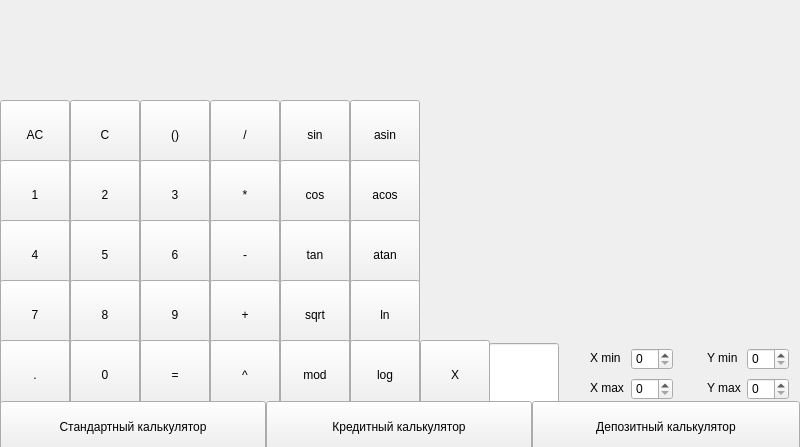
<?xml version="1.0" encoding="UTF-8"?>
<ui version="4.0">
 <class>MainWindow</class>
 <widget class="QMainWindow" name="MainWindow">
  <property name="geometry">
   <rect>
    <x>0</x>
    <y>0</y>
    <width>800</width>
    <height>447</height>
   </rect>
  </property>
  <property name="windowTitle">
   <string>MainWindow</string>
  </property>
  <widget class="QWidget" name="centralwidget">
   <widget class="QLabel" name="result_show">
    <property name="geometry">
     <rect>
      <x>0</x>
      <y>0</y>
      <width>421</width>
      <height>101</height>
     </rect>
    </property>
    <property name="font">
     <font>
      <pointsize>21</pointsize>
     </font>
    </property>
    <property name="text">
     <string/>
    </property>
    <property name="alignment">
     <set>Qt::AlignRight|Qt::AlignTrailing|Qt::AlignVCenter</set>
    </property>
    <property name="margin">
     <number>7</number>
    </property>
   </widget>
   <widget class="QPushButton" name="pushButton_clear">
    <property name="geometry">
     <rect>
      <x>0</x>
      <y>100</y>
      <width>70</width>
      <height>70</height>
     </rect>
    </property>
    <property name="text">
     <string>AC</string>
    </property>
   </widget>
   <widget class="QPushButton" name="pushButton_uno">
    <property name="geometry">
     <rect>
      <x>70</x>
      <y>100</y>
      <width>70</width>
      <height>70</height>
     </rect>
    </property>
    <property name="text">
     <string>C</string>
    </property>
   </widget>
   <widget class="QPushButton" name="pushButton_brackets">
    <property name="geometry">
     <rect>
      <x>140</x>
      <y>100</y>
      <width>70</width>
      <height>70</height>
     </rect>
    </property>
    <property name="text">
     <string>()</string>
    </property>
   </widget>
   <widget class="QPushButton" name="pushButton_div">
    <property name="geometry">
     <rect>
      <x>210</x>
      <y>100</y>
      <width>70</width>
      <height>70</height>
     </rect>
    </property>
    <property name="text">
     <string>/</string>
    </property>
   </widget>
   <widget class="QPushButton" name="pushButton_sin">
    <property name="geometry">
     <rect>
      <x>280</x>
      <y>100</y>
      <width>70</width>
      <height>70</height>
     </rect>
    </property>
    <property name="text">
     <string>sin</string>
    </property>
   </widget>
   <widget class="QPushButton" name="pushButton_asin">
    <property name="geometry">
     <rect>
      <x>350</x>
      <y>100</y>
      <width>70</width>
      <height>70</height>
     </rect>
    </property>
    <property name="text">
     <string>asin</string>
    </property>
   </widget>
   <widget class="QPushButton" name="pushButton_acos">
    <property name="geometry">
     <rect>
      <x>350</x>
      <y>160</y>
      <width>70</width>
      <height>70</height>
     </rect>
    </property>
    <property name="text">
     <string>acos</string>
    </property>
   </widget>
   <widget class="QPushButton" name="pushButton_3">
    <property name="geometry">
     <rect>
      <x>140</x>
      <y>160</y>
      <width>70</width>
      <height>70</height>
     </rect>
    </property>
    <property name="text">
     <string>3</string>
    </property>
   </widget>
   <widget class="QPushButton" name="pushButton_2">
    <property name="geometry">
     <rect>
      <x>70</x>
      <y>160</y>
      <width>70</width>
      <height>70</height>
     </rect>
    </property>
    <property name="text">
     <string>2</string>
    </property>
   </widget>
   <widget class="QPushButton" name="pushButton_mul">
    <property name="geometry">
     <rect>
      <x>210</x>
      <y>160</y>
      <width>70</width>
      <height>70</height>
     </rect>
    </property>
    <property name="text">
     <string>*</string>
    </property>
   </widget>
   <widget class="QPushButton" name="pushButton_1">
    <property name="geometry">
     <rect>
      <x>0</x>
      <y>160</y>
      <width>70</width>
      <height>70</height>
     </rect>
    </property>
    <property name="text">
     <string>1</string>
    </property>
   </widget>
   <widget class="QPushButton" name="pushButton_cos">
    <property name="geometry">
     <rect>
      <x>280</x>
      <y>160</y>
      <width>70</width>
      <height>70</height>
     </rect>
    </property>
    <property name="text">
     <string>cos</string>
    </property>
   </widget>
   <widget class="QPushButton" name="pushButton_atan">
    <property name="geometry">
     <rect>
      <x>350</x>
      <y>220</y>
      <width>70</width>
      <height>70</height>
     </rect>
    </property>
    <property name="text">
     <string>atan</string>
    </property>
   </widget>
   <widget class="QPushButton" name="pushButton_6">
    <property name="geometry">
     <rect>
      <x>140</x>
      <y>220</y>
      <width>70</width>
      <height>70</height>
     </rect>
    </property>
    <property name="text">
     <string>6</string>
    </property>
   </widget>
   <widget class="QPushButton" name="pushButton_5">
    <property name="geometry">
     <rect>
      <x>70</x>
      <y>220</y>
      <width>70</width>
      <height>70</height>
     </rect>
    </property>
    <property name="text">
     <string>5</string>
    </property>
   </widget>
   <widget class="QPushButton" name="pushButton_minus">
    <property name="geometry">
     <rect>
      <x>210</x>
      <y>220</y>
      <width>70</width>
      <height>70</height>
     </rect>
    </property>
    <property name="text">
     <string>-</string>
    </property>
   </widget>
   <widget class="QPushButton" name="pushButton_4">
    <property name="geometry">
     <rect>
      <x>0</x>
      <y>220</y>
      <width>70</width>
      <height>70</height>
     </rect>
    </property>
    <property name="text">
     <string>4</string>
    </property>
   </widget>
   <widget class="QPushButton" name="pushButton_tan">
    <property name="geometry">
     <rect>
      <x>280</x>
      <y>220</y>
      <width>70</width>
      <height>70</height>
     </rect>
    </property>
    <property name="text">
     <string>tan</string>
    </property>
   </widget>
   <widget class="QPushButton" name="pushButton_ln">
    <property name="geometry">
     <rect>
      <x>350</x>
      <y>280</y>
      <width>70</width>
      <height>70</height>
     </rect>
    </property>
    <property name="text">
     <string>ln</string>
    </property>
   </widget>
   <widget class="QPushButton" name="pushButton_9">
    <property name="geometry">
     <rect>
      <x>140</x>
      <y>280</y>
      <width>70</width>
      <height>70</height>
     </rect>
    </property>
    <property name="text">
     <string>9</string>
    </property>
   </widget>
   <widget class="QPushButton" name="pushButton_8">
    <property name="geometry">
     <rect>
      <x>70</x>
      <y>280</y>
      <width>70</width>
      <height>70</height>
     </rect>
    </property>
    <property name="text">
     <string>8</string>
    </property>
   </widget>
   <widget class="QPushButton" name="pushButton_plus">
    <property name="geometry">
     <rect>
      <x>210</x>
      <y>280</y>
      <width>70</width>
      <height>70</height>
     </rect>
    </property>
    <property name="text">
     <string>+</string>
    </property>
   </widget>
   <widget class="QPushButton" name="pushButton_7">
    <property name="geometry">
     <rect>
      <x>0</x>
      <y>280</y>
      <width>70</width>
      <height>70</height>
     </rect>
    </property>
    <property name="text">
     <string>7</string>
    </property>
   </widget>
   <widget class="QPushButton" name="pushButton_sqrt">
    <property name="geometry">
     <rect>
      <x>280</x>
      <y>280</y>
      <width>70</width>
      <height>70</height>
     </rect>
    </property>
    <property name="text">
     <string>sqrt</string>
    </property>
   </widget>
   <widget class="QPushButton" name="pushButton_log">
    <property name="geometry">
     <rect>
      <x>350</x>
      <y>340</y>
      <width>70</width>
      <height>70</height>
     </rect>
    </property>
    <property name="text">
     <string>log</string>
    </property>
   </widget>
   <widget class="QPushButton" name="pushButton_equal">
    <property name="geometry">
     <rect>
      <x>140</x>
      <y>340</y>
      <width>70</width>
      <height>70</height>
     </rect>
    </property>
    <property name="text">
     <string>=</string>
    </property>
   </widget>
   <widget class="QPushButton" name="pushButton_0">
    <property name="geometry">
     <rect>
      <x>70</x>
      <y>340</y>
      <width>70</width>
      <height>70</height>
     </rect>
    </property>
    <property name="text">
     <string>0</string>
    </property>
   </widget>
   <widget class="QPushButton" name="pushButton_pow">
    <property name="geometry">
     <rect>
      <x>210</x>
      <y>340</y>
      <width>70</width>
      <height>70</height>
     </rect>
    </property>
    <property name="text">
     <string>^</string>
    </property>
   </widget>
   <widget class="QPushButton" name="pushButton_dot">
    <property name="geometry">
     <rect>
      <x>0</x>
      <y>340</y>
      <width>70</width>
      <height>70</height>
     </rect>
    </property>
    <property name="text">
     <string>.</string>
    </property>
   </widget>
   <widget class="QPushButton" name="pushButton_mod">
    <property name="geometry">
     <rect>
      <x>280</x>
      <y>340</y>
      <width>70</width>
      <height>70</height>
     </rect>
    </property>
    <property name="text">
     <string>mod</string>
    </property>
   </widget>
   <widget class="QCustomPlot" name="widget" native="true">
    <property name="geometry">
     <rect>
      <x>420</x>
      <y>2</y>
      <width>380</width>
      <height>342</height>
     </rect>
    </property>
   </widget>
   <widget class="QPushButton" name="pushButton_x">
    <property name="geometry">
     <rect>
      <x>420</x>
      <y>340</y>
      <width>70</width>
      <height>70</height>
     </rect>
    </property>
    <property name="text">
     <string>X</string>
    </property>
   </widget>
   <widget class="QLineEdit" name="lineEdit_xvalue">
    <property name="geometry">
     <rect>
      <x>489</x>
      <y>343</y>
      <width>70</width>
      <height>64</height>
     </rect>
    </property>
    <property name="alignment">
     <set>Qt::AlignCenter</set>
    </property>
   </widget>
   <widget class="QLabel" name="label">
    <property name="geometry">
     <rect>
      <x>590</x>
      <y>350</y>
      <width>51</width>
      <height>16</height>
     </rect>
    </property>
    <property name="text">
     <string>X min</string>
    </property>
   </widget>
   <widget class="QLabel" name="label_2">
    <property name="geometry">
     <rect>
      <x>590</x>
      <y>380</y>
      <width>51</width>
      <height>16</height>
     </rect>
    </property>
    <property name="text">
     <string>X max</string>
    </property>
   </widget>
   <widget class="QLabel" name="label_3">
    <property name="geometry">
     <rect>
      <x>707</x>
      <y>350</y>
      <width>51</width>
      <height>16</height>
     </rect>
    </property>
    <property name="text">
     <string>Y min</string>
    </property>
   </widget>
   <widget class="QLabel" name="label_4">
    <property name="geometry">
     <rect>
      <x>707</x>
      <y>380</y>
      <width>51</width>
      <height>16</height>
     </rect>
    </property>
    <property name="text">
     <string>Y max</string>
    </property>
   </widget>
   <widget class="QSpinBox" name="spinBox_miny">
    <property name="geometry">
     <rect>
      <x>747</x>
      <y>348</y>
      <width>42</width>
      <height>22</height>
     </rect>
    </property>
   </widget>
   <widget class="QSpinBox" name="spinBox_maxy">
    <property name="geometry">
     <rect>
      <x>747</x>
      <y>378</y>
      <width>42</width>
      <height>22</height>
     </rect>
    </property>
   </widget>
   <widget class="QSpinBox" name="spinBox_minx">
    <property name="geometry">
     <rect>
      <x>631</x>
      <y>348</y>
      <width>42</width>
      <height>22</height>
     </rect>
    </property>
   </widget>
   <widget class="QSpinBox" name="spinBox_maxx">
    <property name="geometry">
     <rect>
      <x>631</x>
      <y>378</y>
      <width>42</width>
      <height>22</height>
     </rect>
    </property>
   </widget>
   <widget class="QPushButton" name="pushButton">
    <property name="geometry">
     <rect>
      <x>0</x>
      <y>401</y>
      <width>266</width>
      <height>51</height>
     </rect>
    </property>
    <property name="text">
     <string>Стандартный калькулятор</string>
    </property>
   </widget>
   <widget class="QPushButton" name="pushButton_10">
    <property name="geometry">
     <rect>
      <x>266</x>
      <y>401</y>
      <width>266</width>
      <height>51</height>
     </rect>
    </property>
    <property name="text">
     <string>Кредитный калькулятор</string>
    </property>
   </widget>
   <widget class="QPushButton" name="pushButton_11">
    <property name="geometry">
     <rect>
      <x>532</x>
      <y>401</y>
      <width>268</width>
      <height>51</height>
     </rect>
    </property>
    <property name="text">
     <string>Депозитный калькулятор</string>
    </property>
   </widget>
  </widget>
 </widget>
 <customwidgets>
  <customwidget>
   <class>QCustomPlot</class>
   <extends>QWidget</extends>
   <header>qcustomplot.h</header>
   <container>1</container>
  </customwidget>
 </customwidgets>
 <resources/>
 <connections/>
</ui>
